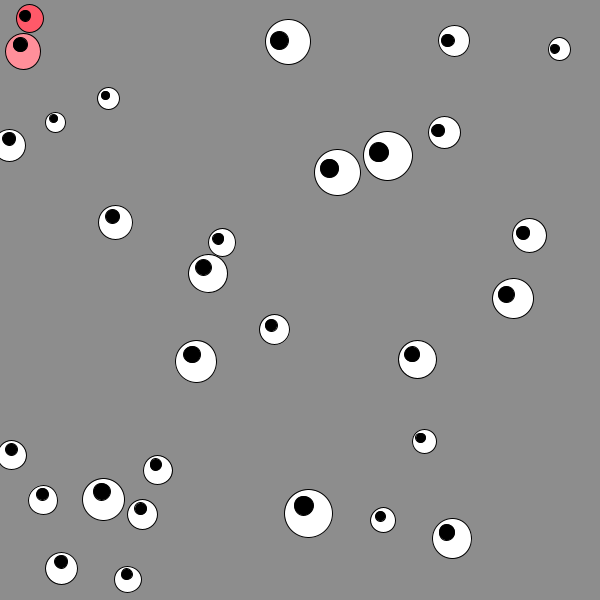
Frame 1 (no input)
Frame 60 (the mouse pressed at the canvas centre just before this capture): identical to frame 1, image omitted
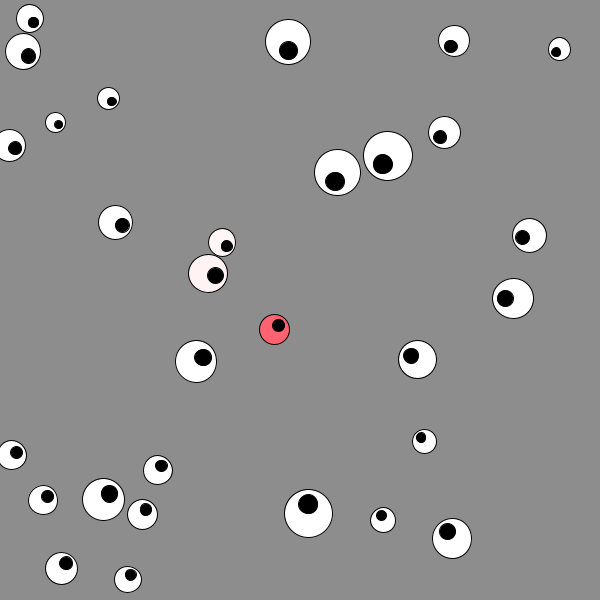
Frame 120 (the mouse held since frame 60 and released just before this capture)

The Processing sketch that drew these frames (run headless with seeded random() and noise(); from frame 60 on, the mouse is pressed at the canvas centre):

// Processing sketch: Eyes
// ── Eyes.pde


final int EYES_NUM = 30;

Eye[] eyes;

void setup() {
  size(600, 600);
  colorMode(HSB, 360, 100, 100);
  
  eyes = new Eye[EYES_NUM];
  for( int i = 0; i < eyes.length; i++ ) {
    eyes[i] = new Eye();    
  }
}

void draw() {
  background(200);
  
  for( int i = 0; i < eyes.length; i++ ) {
    eyes[i].draw();
  }
}

// ── Eye.pde
public class Eye {
  
  private PVector position;
  
  private float size;
  
  public Eye() {
    position = new PVector(random(width), random(height));
    size = random(20, 50);
  }
  
  public Eye( float x, float y ) {
    position = new PVector(x, y);
    size = random(20, 50);
  }
  
  public void draw() {
    PVector dir = PVector.sub(new PVector(mouseX, mouseY), position);
    float mag = dir.mag();
    
    stroke(0);
    fill(354, 100-constrain(mag, 0, 100), 100); //<>//
    circle(position.x, position.y, size);
    
    
    PVector pupil = PVector.add(position, dir.limit(size*.2));
    
    fill(0);
    circle(pupil.x, pupil.y, size*.4);
  }
  
}
